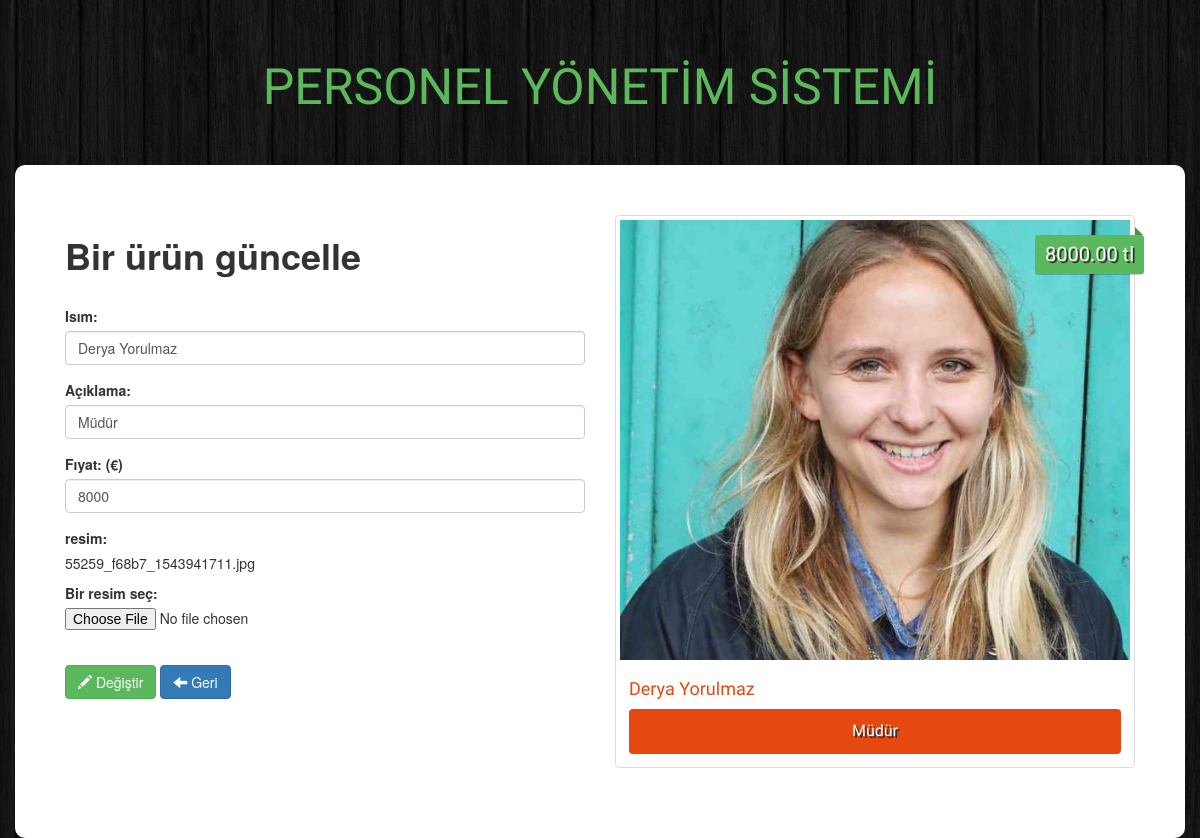
The page /update.php?id=65 on the database its author committed.
### tables this page shows
CREATE TABLE `items` (
  `id` int(11) NOT NULL,
  `name` varchar(100) NOT NULL,
  `description` varchar(255) NOT NULL,
  `price` float NOT NULL,
  `image` varchar(255) NOT NULL,
  `category` int(11) NOT NULL
);

### update.php (the view, shortened to what this page needs)
<?php
if(!empty($_GET['id'])){
    $id = checkInput($_GET['id']);
    require "database.php";
    $db = new PDO("mysql:host=$servername;dbname=staf", $username, $password);
    $statement = $db->prepare("SELECT * FROM items where id = ?");
    $statement->execute(array($id));
    $item = $statement->fetch();
    $name           = $item['name'];
    $description    = $item['description'];
    $price          = $item['price'];
    $image          = $item['image'];
}
function checkInput($data){
    $data = htmlspecialchars($data);
    $data = trim($data);
    $data = stripslashes($data);
    return $data;
}
?>
<!DOCTYPE html>
<html>
    <head>
        <link rel="stylesheet" href="https://maxcdn.bootstrapcdn.com/bootstrap/3.3.6/css/bootstrap.min.css">
        <link rel="stylesheet" href="./styles.css">
    </head>
    <body>
    <h1 class="text-logo">PERSONEL YÖNETİM SİSTEMİ</h1>
    <div class="container admin">
            <div class="row">
               <div class="col-sm-6">
               <h1><strong>Bir ürün güncelle</strong></h1>
                <br>
                <form class="form"   action="<?php echo 'update.php?id='. $id; ?>" role="form" method="post" enctype="multipart/form-data">
                    <div class="form-group">
                        <label for="name">Isım:</label>
                        <input type="text" class="form-control" id="name" name="name" placeholder="Isım" value="<?php echo $name;?>">
                    </div>
                    <div class="form-group">
                        <label for="description">Açıklama:</label>
                        <input type="text" class="form-control" id="description" name="description" placeholder="Açıklama" value="<?php echo $description;?>">
                    </div>
                    <div class="form-group">
                        <label for="price">Fıyat: (€)</label>
                        <input type="number" step="0.01" class="form-control" id="price" name="price" placeholder="Fıyat" value="<?php echo $price;?>">
                    </div>
                    <div class="form-group">
                        <label>resim:</label>
                        <p><?php  echo $image  ?></p>
                        <label for="image">Bir resim seç:</label>
                        <input type="file" id="image" name="image">
                    </div>
                    <br>
                    <div class="form-actions">
                        <button type="submit"  class="btn btn-success"><span class="glyphicon glyphicon-pencil"></span> Değiştir</button>
                        <a class="btn btn-primary" href="index.php"><span class="glyphicon glyphicon-arrow-left"></span> Geri</a>
                   </div>
                </form>
                </div>
                <div class="col-sm-6 site">
                    <div class="thumbnail">
                        <img src="<?php echo './images/'.$image;?>" alt="...">
                        <div class="price"><?php echo number_format((float)$price, 2, '.', ''). ' tl';?></div>
                          <div class="caption">
                            <h4><?php echo $name;?></h4>
                            <a href="#" class="btn btn-order" role="button"><?php echo $description;?></a>
                          </div>
                    </div>
                </div>
            </div>
        </div>
    </body>
</html>

### styles.css (style rules this page uses)
body { background: url(./images/bg.png); }
.site { font-family: 'Holtwood One SC', sans-serif; }
.text-logo { font-family: 'Holtwood One SC', sans-serif; color: #5cb85c; font-size: 50px; padding: 40px 0px; text-align: center; }
.thumbnail img { background: #ffd301; }
.price { background: #5cb85c; box-shadow: 0 1px rgba(0,0,0,0.2); -moz-box-shadow: 0 1px rgba(0,0,0,0.2); -webkit-box-shadow: 0 1px rgba(0,0,0,0.2); color: #fff; text-shadow: 2px 2px #333; position: absolute; right: 6px; top: 20px; padding: 5px 10px; font-size: 20px; border-radius: 3px; }
.price:before { border: 4px solid transparent; border-bottom: 4px solid #4a934a; border-left: 4px solid #4a934a; content: ""; position: absolute; right: 1px; top: -8px; }
.caption > h4 { color: #e7480f; font-size: 18px; }
.btn-order { width: 100%; padding: 10px; font-size: 16px; color: #fff; background-color: #e7480f; text-decoration: none; text-shadow: 2px 2px #333; }
.admin { background: #fff; padding: 50px; border-radius: 10px; }

### rows shown on the page
items: name "Derya Yorulmaz", description "Müdür", price "8000", image "55259_f68b7_1543941711.jpg", image (picture), price "8000.00"
